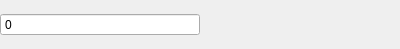
<?xml version="1.0" encoding="UTF-8"?>
<ui version="4.0">
 <class>KnobInt</class>
 <widget class="QWidget" name="KnobInt">
  <property name="geometry">
   <rect>
    <x>0</x>
    <y>0</y>
    <width>400</width>
    <height>49</height>
   </rect>
  </property>
  <property name="windowTitle">
   <string>Form</string>
  </property>
  <layout class="QHBoxLayout" name="horizontalLayout">
   <property name="margin">
    <number>0</number>
   </property>
   <item>
    <widget class="QSpinBox" name="spinBox">
     <property name="sizePolicy">
      <sizepolicy hsizetype="MinimumExpanding" vsizetype="Fixed">
       <horstretch>0</horstretch>
       <verstretch>0</verstretch>
      </sizepolicy>
     </property>
     <property name="frame">
      <bool>true</bool>
     </property>
     <property name="alignment">
      <set>Qt::AlignLeading|Qt::AlignLeft|Qt::AlignVCenter</set>
     </property>
     <property name="buttonSymbols">
      <enum>QAbstractSpinBox::NoButtons</enum>
     </property>
     <property name="minimum">
      <number>-100000</number>
     </property>
     <property name="maximum">
      <number>100000</number>
     </property>
     <property name="value">
      <number>0</number>
     </property>
    </widget>
   </item>
   <item>
    <spacer name="horizontalSpacer">
     <property name="orientation">
      <enum>Qt::Horizontal</enum>
     </property>
     <property name="sizeHint" stdset="0">
      <size>
       <width>40</width>
       <height>20</height>
      </size>
     </property>
    </spacer>
   </item>
  </layout>
 </widget>
 <resources/>
 <connections/>
</ui>
